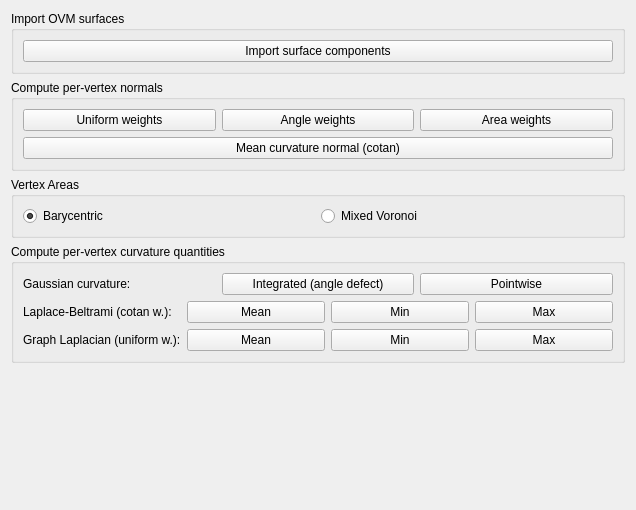
<?xml version="1.0" encoding="UTF-8"?>
<ui version="4.0">
 <class>NormalsAndCurvatureToolbarBase</class>
 <widget class="QWidget" name="NormalsAndCurvatureToolbarBase">
  <property name="geometry">
   <rect>
    <x>0</x>
    <y>0</y>
    <width>636</width>
    <height>510</height>
   </rect>
  </property>
  <layout class="QGridLayout" name="gridLayout_3">
   <item row="1" column="0">
    <widget class="QGroupBox" name="groupBox1_vis_normals">
     <property name="title">
      <string>Compute per-vertex normals</string>
     </property>
     <layout class="QVBoxLayout" name="verticalLayout_2">
      <item>
       <layout class="QHBoxLayout" name="horizontalLayout_4">
        <item>
         <widget class="QPushButton" name="btn_normals_uniform">
          <property name="text">
           <string>Uniform weights</string>
          </property>
          <property name="checkable">
           <bool>true</bool>
          </property>
          <property name="autoExclusive">
           <bool>true</bool>
          </property>
         </widget>
        </item>
        <item>
         <widget class="QPushButton" name="btn_normals_angle">
          <property name="text">
           <string>Angle weights</string>
          </property>
          <property name="checkable">
           <bool>true</bool>
          </property>
          <property name="autoExclusive">
           <bool>true</bool>
          </property>
         </widget>
        </item>
        <item>
         <widget class="QPushButton" name="btn_normals_area">
          <property name="text">
           <string>Area weights</string>
          </property>
          <property name="checkable">
           <bool>true</bool>
          </property>
          <property name="autoExclusive">
           <bool>true</bool>
          </property>
         </widget>
        </item>
       </layout>
      </item>
      <item>
       <widget class="QPushButton" name="btn_normals_mean_curv">
        <property name="text">
         <string>Mean curvature normal (cotan)</string>
        </property>
        <property name="checkable">
         <bool>true</bool>
        </property>
        <property name="autoExclusive">
         <bool>true</bool>
        </property>
       </widget>
      </item>
     </layout>
    </widget>
   </item>
   <item row="3" column="0">
    <widget class="QGroupBox" name="groupBox2_curvature">
     <property name="title">
      <string>Compute per-vertex curvature quantities</string>
     </property>
     <property name="flat">
      <bool>false</bool>
     </property>
     <layout class="QVBoxLayout" name="verticalLayout">
      <item>
       <layout class="QHBoxLayout" name="horizontalLayout_2">
        <item>
         <widget class="QLabel" name="label">
          <property name="text">
           <string>Gaussian curvature:</string>
          </property>
         </widget>
        </item>
        <item>
         <widget class="QPushButton" name="btn_angle_defect">
          <property name="text">
           <string>Integrated (angle defect)</string>
          </property>
          <property name="checkable">
           <bool>true</bool>
          </property>
          <property name="autoExclusive">
           <bool>true</bool>
          </property>
         </widget>
        </item>
        <item>
         <widget class="QPushButton" name="btn_gaussian">
          <property name="text">
           <string>Pointwise</string>
          </property>
          <property name="checkable">
           <bool>true</bool>
          </property>
          <property name="checked">
           <bool>false</bool>
          </property>
          <property name="autoExclusive">
           <bool>true</bool>
          </property>
         </widget>
        </item>
       </layout>
      </item>
      <item>
       <layout class="QGridLayout" name="gridLayout">
        <item row="1" column="3">
         <widget class="QPushButton" name="btn_curv_uniform_max">
          <property name="text">
           <string>Max</string>
          </property>
          <property name="checkable">
           <bool>true</bool>
          </property>
          <property name="autoExclusive">
           <bool>true</bool>
          </property>
         </widget>
        </item>
        <item row="0" column="2">
         <widget class="QPushButton" name="btn_curv_cotan_min">
          <property name="text">
           <string>Min</string>
          </property>
          <property name="checkable">
           <bool>true</bool>
          </property>
          <property name="autoExclusive">
           <bool>true</bool>
          </property>
         </widget>
        </item>
        <item row="1" column="2">
         <widget class="QPushButton" name="btn_curv_uniform_min">
          <property name="text">
           <string>Min</string>
          </property>
          <property name="checkable">
           <bool>true</bool>
          </property>
          <property name="autoExclusive">
           <bool>true</bool>
          </property>
         </widget>
        </item>
        <item row="1" column="1">
         <widget class="QPushButton" name="btn_curv_uniform_mean">
          <property name="text">
           <string>Mean</string>
          </property>
          <property name="checkable">
           <bool>true</bool>
          </property>
          <property name="autoExclusive">
           <bool>true</bool>
          </property>
         </widget>
        </item>
        <item row="1" column="0">
         <widget class="QLabel" name="lbl_curv_uniform">
          <property name="text">
           <string>Graph Laplacian (uniform w.):</string>
          </property>
         </widget>
        </item>
        <item row="0" column="0">
         <widget class="QLabel" name="lbl_curv_cotan">
          <property name="text">
           <string>Laplace-Beltrami (cotan w.):</string>
          </property>
         </widget>
        </item>
        <item row="0" column="1">
         <widget class="QPushButton" name="btn_curv_cotan_mean">
          <property name="text">
           <string>Mean</string>
          </property>
          <property name="checkable">
           <bool>true</bool>
          </property>
          <property name="autoExclusive">
           <bool>true</bool>
          </property>
         </widget>
        </item>
        <item row="0" column="3">
         <widget class="QPushButton" name="btn_curv_cotan_max">
          <property name="text">
           <string>Max</string>
          </property>
          <property name="checkable">
           <bool>true</bool>
          </property>
          <property name="autoExclusive">
           <bool>true</bool>
          </property>
         </widget>
        </item>
       </layout>
      </item>
     </layout>
    </widget>
   </item>
   <item row="2" column="0">
    <widget class="QGroupBox" name="groupBox">
     <property name="title">
      <string>Vertex Areas</string>
     </property>
     <layout class="QHBoxLayout" name="horizontalLayout">
      <item>
       <widget class="QRadioButton" name="rb_area_barycentric">
        <property name="text">
         <string>Barycentric</string>
        </property>
        <property name="checked">
         <bool>true</bool>
        </property>
       </widget>
      </item>
      <item>
       <widget class="QRadioButton" name="rb_area_voronoi">
        <property name="text">
         <string>Mixed Voronoi</string>
        </property>
       </widget>
      </item>
     </layout>
    </widget>
   </item>
   <item row="5" column="0">
    <spacer name="verticalSpacer">
     <property name="orientation">
      <enum>Qt::Orientation::Vertical</enum>
     </property>
     <property name="sizeHint" stdset="0">
      <size>
       <width>20</width>
       <height>40</height>
      </size>
     </property>
    </spacer>
   </item>
   <item row="0" column="0">
    <widget class="QGroupBox" name="groupBox_import_ovm">
     <property name="title">
      <string>Import OVM surfaces</string>
     </property>
     <layout class="QVBoxLayout" name="verticalLayout_import_ovm">
      <item>
       <widget class="QPushButton" name="btn_import_ovm">
        <property name="text">
         <string>Import surface components</string>
        </property>
       </widget>
      </item>
     </layout>
    </widget>
   </item>
  </layout>
 </widget>
 <resources/>
 <connections/>
</ui>
